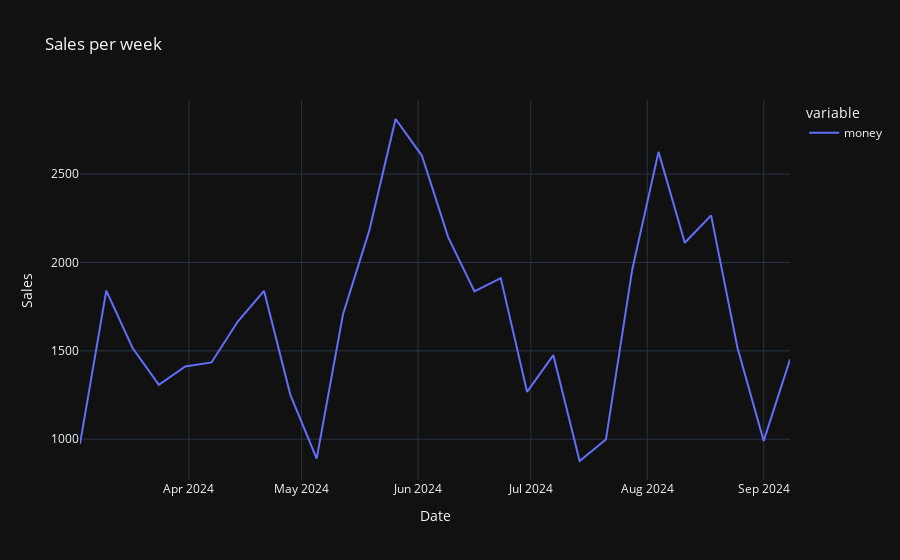

Notebook code for this chart:
### Code cell
# Plot a time series of the sales per week in the month
df_sales_per_week = df.groupby("date")["money"].sum().resample("W").sum()
fig = px.line(
    df_sales_per_week,
    title="Sales per week",
    labels={"date": "Date", "value": "Sales"},
)
fig.show()

### Figure 1 — Plotly figure (JSON) as saved in the notebook; plotly's stock layout.template omitted (floating-point values rounded to 4 significant figures)
{"data": [{"hovertemplate": "variable=money<br>Date=%{x}<br>Sales=%{y}<extra></extra>", "legendgroup": "money", "line": {"color": "#636efa", "dash": "solid"}, "marker": {"symbol": "circle"}, "mode": "lines", "name": "money", "orientation": "v", "showlegend": true, "type": "scatter", "x": ["2024-03-03T00:00:00", "2024-03-10T00:00:00", "2024-03-17T00:00:00", "2024-03-24T00:00:00", "2024-03-31T00:00:00", "2024-04-07T00:00:00", "2024-04-14T00:00:00", "2024-04-21T00:00:00", "2024-04-28T00:00:00", "2024-05-05T00:00:00", "2024-05-12T00:00:00", "2024-05-19T00:00:00", "2024-05-26T00:00:00", "2024-06-02T00:00:00", "2024-06-09T00:00:00", "2024-06-16T00:00:00", "2024-06-23T00:00:00", "2024-06-30T00:00:00", "2024-07-07T00:00:00", "2024-07-14T00:00:00", "2024-07-21T00:00:00", "2024-07-28T00:00:00", "2024-08-04T00:00:00", "2024-08-11T00:00:00", "2024-08-18T00:00:00", "2024-08-25T00:00:00", "2024-09-01T00:00:00", "2024-09-08T00:00:00"], "xaxis": "x", "y": [973.5, 1840.0, 1516.0, 1308.0, 1412.0, 1434.0, 1666, 1839.0, 1251.0, 890.2, 1706.0, 2180.0, 2812.0, 2605, 2144.0, 1836.0, 1911.0, 1268.0, 1475.0, 876.8, 998.3, 1959.0, 2626.0, 2112.0, 2266.0, 1519.0, 990.4, 1451.0], "yaxis": "y"}], "layout": {"legend": {"title": {"text": "variable"}, "tracegroupgap": 0}, "title": {"text": "Sales per week"}, "xaxis": {"anchor": "y", "domain": [0, 1], "title": {"text": "Date"}}, "yaxis": {"anchor": "x", "domain": [0, 1], "title": {"text": "Sales"}}}}
